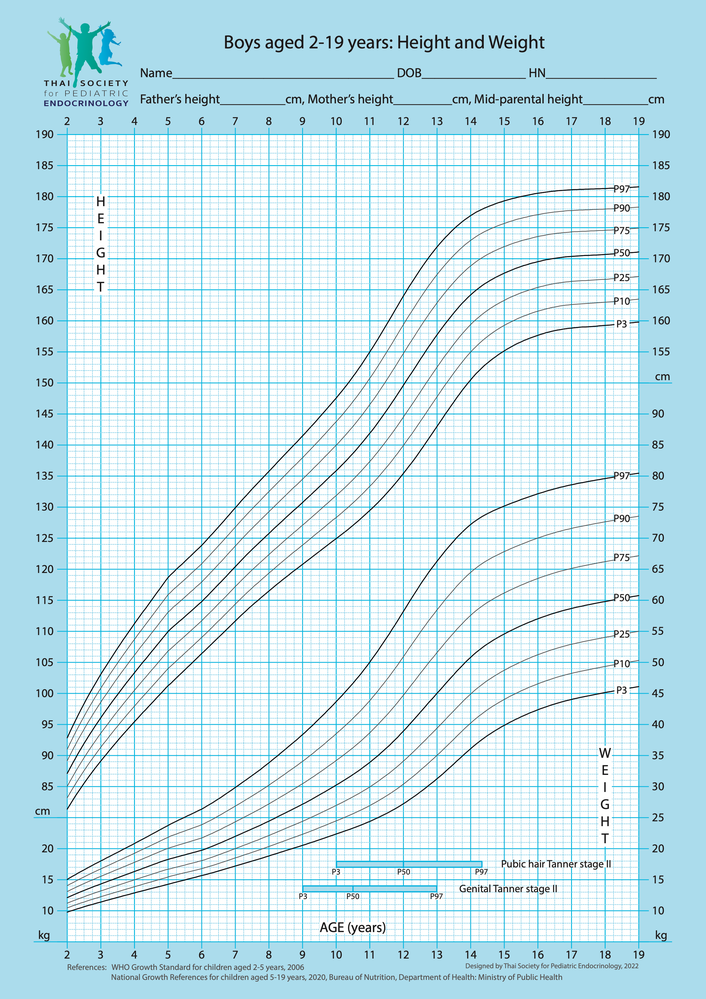
#> input picture Weight-and-height_Boys_2-19-years.png, 706 x 999 px, shrunk from 2481 x 3508 before the run
$ python magnetic_curve_tracer.py
#> lines starting #> are read from the running program, lines starting #| are printed output that depends on the picture
#!/usr/bin/env python3
"""
Magnetic curve tracer - intelligently follows black curves as you drag.
Simple and fast, like magnetic lasso in Photoshop.
"""

import cv2
import numpy as np
import matplotlib.pyplot as plt
from matplotlib.widgets import Button
import json
from pathlib import Path


class MagneticCurveTracer:
    """Magnetic curve tracing tool that sticks to black lines."""

    def __init__(self, image_path="Weight-and-height_Boys_2-19-years.png"):
        """Initialize the magnetic tracer.

        Args:
            image_path (str): Path to the image file
        """
        self.image_path = image_path

        # Generate chart name and save filename from image path
        self.chart_name = self.generate_chart_name(image_path)
        self.save_filename = self.generate_save_filename(image_path)

        self.original_image = None
        self.gray_image = None
        self.curves = []
        self.current_curve = []
        self.tracing = False
        self.last_point = None
        self.magnetic_strength = 15  # How far to search for black pixels
        self.fig = None
        self.ax = None
        self.zoom_factor = 1.0
        self.pan_x = 0
        self.pan_y = 0
        self.panning = False
        self.pan_start = None
        self.cmd_key_pressed = False
        self.pan_mode = False  # Toggle for pan mode
        self.eraser_mode = False  # Toggle for eraser mode
        self.partial_eraser_mode = False  # Toggle for partial eraser mode
        self.edit_mode = False  # Toggle for curve editing mode
        self.line_tool_mode = False  # Toggle for line tool mode
        self.selected_curve_idx = None  # Currently selected curve for editing
        self.line_start_point = None  # Start point for line tool
        self.line_end_point = None  # End point for line tool
        self.line_control_point = None  # Control point for curve adjustment
        self.dragging_control = False  # Whether we're dragging the control point
        self.last_update_time = 0  # For throttling updates

        # Load image
        self.load_image()
        self.setup_gui()

    def load_image(self):
        """Load and prepare the image."""
        # Load image
        img = cv2.imread(self.image_path)
#> img is the input picture: shape (999, 706, 3); mean B, G, R 239.4, 231.2, 203
        if img is None:
            raise ValueError(f"Could not load image from {self.image_path}")

        # Convert BGR to RGB
        self.original_image = cv2.cvtColor(img, cv2.COLOR_BGR2RGB)

        # Convert to grayscale for processing
        self.gray_image = cv2.cvtColor(img, cv2.COLOR_BGR2GRAY)
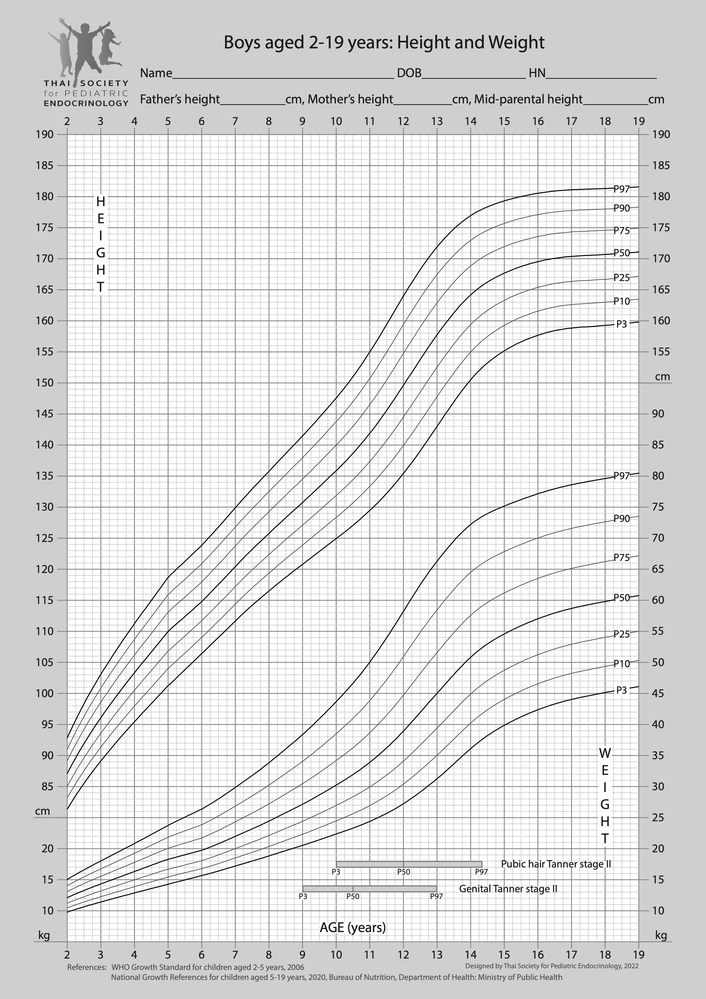
#> self.gray_image: shape (999, 706); min 0, max 255, mean 223.7

        print(f"Loaded image: {self.original_image.shape}")
#| Loaded image: (999, 706, 3)

    def setup_gui(self):
        """Set up the GUI for magnetic tracing."""
        self.fig, self.ax = plt.subplots(1, 1, figsize=(16, 20))

        # Display image
        self.im_display = self.ax.imshow(self.original_image)
        self.ax.set_title(f'Magnetic Curve Tracer: {self.chart_name}')
        self.ax.axis('off')

        # Add buttons - Row 1
        ax_new_curve = plt.axes([0.02, 0.95, 0.06, 0.04])
        ax_finish_curve = plt.axes([0.09, 0.95, 0.06, 0.04])
        ax_delete_last = plt.axes([0.16, 0.95, 0.06, 0.04])
        ax_clear_all = plt.axes([0.23, 0.95, 0.06, 0.04])
        ax_save = plt.axes([0.30, 0.95, 0.06, 0.04])
        ax_load = plt.axes([0.37, 0.95, 0.06, 0.04])
        ax_weak_mag = plt.axes([0.44, 0.95, 0.06, 0.04])
        ax_strong_mag = plt.axes([0.51, 0.95, 0.06, 0.04])
        ax_undo = plt.axes([0.58, 0.95, 0.06, 0.04])
        ax_zoom_in = plt.axes([0.65, 0.95, 0.06, 0.04])
        ax_zoom_out = plt.axes([0.72, 0.95, 0.06, 0.04])
        ax_zoom_fit = plt.axes([0.79, 0.95, 0.06, 0.04])
        ax_pan_mode = plt.axes([0.86, 0.95, 0.06, 0.04])
        ax_eraser = plt.axes([0.93, 0.95, 0.06, 0.04])

        # Add buttons - Row 2 (for new editing tools)
        ax_partial_eraser = plt.axes([0.02, 0.90, 0.06, 0.04])
        ax_edit_mode = plt.axes([0.09, 0.90, 0.06, 0.04])
        ax_line_tool = plt.axes([0.16, 0.90, 0.06, 0.04])

        self.btn_new_curve = Button(ax_new_curve, 'New')
        self.btn_finish_curve = Button(ax_finish_curve, 'Finish')
        self.btn_delete_last = Button(ax_delete_last, 'Delete')
        self.btn_clear_all = Button(ax_clear_all, 'Clear All')
        self.btn_save = Button(ax_save, 'Save')
        self.btn_load = Button(ax_load, 'Load')
        self.btn_weak_mag = Button(ax_weak_mag, 'Weak Mag')
        self.btn_strong_mag = Button(ax_strong_mag, 'Strong Mag')
        self.btn_undo = Button(ax_undo, 'Undo')
        self.btn_zoom_in = Button(ax_zoom_in, 'Zoom +')
        self.btn_zoom_out = Button(ax_zoom_out, 'Zoom -')
        self.btn_zoom_fit = Button(ax_zoom_fit, 'Fit')
        self.btn_pan_mode = Button(ax_pan_mode, 'Pan')
        self.btn_eraser = Button(ax_eraser, 'Eraser')

        # New editing tool buttons
        self.btn_partial_eraser = Button(ax_partial_eraser, 'PartErase')
        self.btn_edit_mode = Button(ax_edit_mode, 'Edit')
        self.btn_line_tool = Button(ax_line_tool, 'Line Tool')

        # Connect button events
        self.btn_new_curve.on_clicked(self.start_new_curve)
        self.btn_finish_curve.on_clicked(self.finish_current_curve)
        self.btn_delete_last.on_clicked(self.delete_last_points)
        self.btn_clear_all.on_clicked(self.clear_all_curves)
        self.btn_save.on_clicked(self.save_curves)
        self.btn_load.on_clicked(self.load_curves)
        self.btn_weak_mag.on_clicked(lambda x: self.set_magnetic_strength(8))
        self.btn_strong_mag.on_clicked(lambda x: self.set_magnetic_strength(25))
        self.btn_undo.on_clicked(self.undo_last_curve)
        self.btn_zoom_in.on_clicked(self.zoom_in)
        self.btn_zoom_out.on_clicked(self.zoom_out)
        self.btn_zoom_fit.on_clicked(self.zoom_fit)
        self.btn_pan_mode.on_clicked(self.toggle_pan_mode)
        self.btn_eraser.on_clicked(self.toggle_eraser_mode)

        # Connect new editing tool events
        self.btn_partial_eraser.on_clicked(self.toggle_partial_eraser_mode)
        self.btn_edit_mode.on_clicked(self.toggle_edit_mode)
        self.btn_line_tool.on_clicked(self.toggle_line_tool_mode)

        # Connect mouse events
        self.fig.canvas.mpl_connect('button_press_event', self.on_press)
        self.fig.canvas.mpl_connect('button_release_event', self.on_release)
        self.fig.canvas.mpl_connect('motion_notify_event', self.on_motion)
        self.fig.canvas.mpl_connect('scroll_event', self.on_scroll)
        self.fig.canvas.mpl_connect('key_press_event', self.on_key_press)
        self.fig.canvas.mpl_connect('key_release_event', self.on_key_release)

        # Status text
        self.status_text = self.fig.text(0.02, 0.02,
                                        f'Curves: {len(self.curves)} | Current: {len(self.current_curve)} | Magnetic: {self.magnetic_strength}px | Zoom: {self.zoom_factor:.1f}x | Target: 14',
                                        fontsize=12, bbox=dict(boxstyle="round,pad=0.3", facecolor="lightgreen"))

        self.update_display()

    def generate_chart_name(self, image_path):
        """Generate a readable chart name from the image path."""
        # Extract filename without extension
        filename = Path(image_path).stem

        # Clean up the filename for display
        chart_name = filename.replace('-', ' ').replace('_', ' ')

        return chart_name

    def generate_save_filename(self, image_path):
        """Generate the JSON save filename from the image path."""
        # Extract filename without extension
        filename = Path(image_path).stem

        # Convert to lowercase and replace spaces/dashes with underscores
        save_name = filename.lower().replace(' ', '_').replace('-', '_')

        return f"{save_name}_curves.json"

    # [307 lines left out: functions set_magnetic_strength, on_press, on_release, on_motion, on_key_press, on_key_release and 8 more, not called in this run]

    def update_display(self):
        """Update the display with current curves, zoom, and pan."""
        # Reset to original image
        display_image = self.original_image.copy()

        # Draw completed curves
        colors = plt.cm.tab20(np.linspace(0, 1, max(len(self.curves), 1)))

        for i, curve in enumerate(self.curves):
            color = (int(colors[i][0]*255), int(colors[i][1]*255), int(colors[i][2]*255))

            # Highlight selected curve in edit mode
            line_thickness = 5 if (self.edit_mode and i == self.selected_curve_idx) else 3

            # Draw curve line
            for j in range(len(curve) - 1):
                cv2.line(display_image,
                        tuple(curve[j]),
                        tuple(curve[j+1]),
                        color, line_thickness)

            # Draw curve number
            if len(curve) > 0:
                mid_idx = len(curve) // 2
                cv2.putText(display_image, str(i+1),
                           tuple(curve[mid_idx]),
                           cv2.FONT_HERSHEY_SIMPLEX, 1,
                           (255, 255, 255), 3)
                cv2.putText(display_image, str(i+1),
                           tuple(curve[mid_idx]),
                           cv2.FONT_HERSHEY_SIMPLEX, 1,
                           color, 2)

        # Draw current curve being traced (in red)
        if len(self.current_curve) > 1:
            for j in range(len(self.current_curve) - 1):
                cv2.line(display_image,
                        tuple(self.current_curve[j]),
                        tuple(self.current_curve[j+1]),
                        (255, 0, 0), 2)

        # Draw current curve points
        for point in self.current_curve:
            cv2.circle(display_image, tuple(point), 2, (255, 0, 0), -1)

        # Draw line tool visualization
        if self.line_tool_mode:
            if self.line_start_point:
                # Draw start point
                cv2.circle(display_image, tuple(self.line_start_point), 8, (0, 255, 0), -1)
                cv2.putText(display_image, 'A',
                           (self.line_start_point[0] + 10, self.line_start_point[1] - 10),
                           cv2.FONT_HERSHEY_SIMPLEX, 0.7, (0, 255, 0), 2)

            if self.line_end_point:
                # Draw end point
                cv2.circle(display_image, tuple(self.line_end_point), 8, (0, 255, 0), -1)
                cv2.putText(display_image, 'B',
                           (self.line_end_point[0] + 10, self.line_end_point[1] - 10),
                           cv2.FONT_HERSHEY_SIMPLEX, 0.7, (0, 255, 0), 2)

            if self.line_control_point and self.line_start_point and self.line_end_point:
                # Draw control point
                cv2.circle(display_image, tuple(self.line_control_point), 10, (255, 0, 255), -1)
                cv2.circle(display_image, tuple(self.line_control_point), 12, (255, 255, 255), 2)

                # Draw control lines
                cv2.line(display_image, tuple(self.line_start_point), tuple(self.line_control_point), (200, 200, 200), 1)
                cv2.line(display_image, tuple(self.line_control_point), tuple(self.line_end_point), (200, 200, 200), 1)

                # Draw preview curve
                preview_curve = self.generate_curve_from_line_tool()
                if len(preview_curve) > 1:
                    for j in range(len(preview_curve) - 1):
                        cv2.line(display_image,
                                tuple(preview_curve[j]),
                                tuple(preview_curve[j+1]),
                                (255, 0, 255), 2)

        # Update display with zoom and pan
        self.im_display.set_array(display_image)

        # Calculate view limits based on zoom and pan
        h, w = display_image.shape[:2]
#> h = 999; w = 706

        # Calculate zoomed view size
        view_w = w / self.zoom_factor
#> view_w = 706
        view_h = h / self.zoom_factor
#> view_h = 999

        # Calculate center point with pan offset
        center_x = w/2 + self.pan_x
#> center_x = 353
        center_y = h/2 + self.pan_y
#> center_y = 499.5

        # Calculate view bounds
        x_min = center_x - view_w/2
#> x_min = 0
        x_max = center_x + view_w/2
#> x_max = 706
        y_min = center_y - view_h/2
#> y_min = 0
        y_max = center_y + view_h/2
#> y_max = 999

        # Apply zoom/pan to axes (note: y is inverted for image coordinates)
        self.ax.set_xlim(x_min, x_max)
        self.ax.set_ylim(y_max, y_min)  # Inverted for image coordinates

        self.update_status()

        # Use blit for faster updates during panning/zooming
        if hasattr(self, '_background'):
            self.fig.canvas.restore_region(self._background)

        self.fig.canvas.draw_idle()  # Use draw_idle instead of draw for better performance

    def update_status(self):
        """Update the status text."""
        status_color = "lightgreen" if len(self.curves) == 14 else "lightyellow"
        zoom_percent = int(self.zoom_factor * 100)

        # Add mode indicator
        mode_text = ""
        if self.line_tool_mode:
            mode_text = " | Mode: LINE TOOL 📐"
            status_color = "plum"
        elif self.edit_mode:
            mode_text = " | Mode: EDIT ✏️"
            if self.selected_curve_idx is not None:
                mode_text += f" (Curve #{self.selected_curve_idx + 1})"
            status_color = "lightblue"
        elif self.partial_eraser_mode:
            mode_text = " | Mode: PARTIAL ERASE ✂️"
            status_color = "orange"
        elif self.eraser_mode:
            mode_text = " | Mode: ERASER 🗑️"
            status_color = "lightcoral"
        elif self.pan_mode:
            mode_text = " | Mode: PAN ✋"
            status_color = "lightblue"
        else:
            mode_text = " | Mode: TRACE ✏️"

        self.status_text.set_text(
            f'Curves: {len(self.curves)} | Current: {len(self.current_curve)} | Magnetic: {self.magnetic_strength}px | Zoom: {zoom_percent}%{mode_text} | Target: 14'
        )
        self.status_text.set_bbox(dict(boxstyle="round,pad=0.3", facecolor=status_color))

    # [44 lines left out: functions save_curves, load_curves, not called in this run]

    def run(self):
        """Start the magnetic tracing session."""
        print("\n" + "🧲" + "="*70)
        print("MAGNETIC CURVE TRACER")
        print("="*70 + "🧲")
        print(f"📊 Chart: {self.chart_name}")
        print(f"💾 Saves to: {self.save_filename}")
        print("="*70)
        print("Instructions:")
        print("1. Click 'New' to start a new curve")
        print("2. CLICK AND DRAG along a curve - it will snap to black lines!")
        print("3. Release mouse when done with that segment")
        print("4. Continue clicking and dragging to extend the curve")
        print("5. Click 'Finish' when the curve is complete")
        print("6. Repeat for all percentile curves")
        print()
        print("🧲 Magnetic Controls:")
        print("• 'Weak Mag' = Less magnetic attraction (more freedom)")
        print("• 'Strong Mag' = Strong magnetic attraction (sticks tight)")
        print("• 'Delete' = Remove last few points if you make a mistake")
        print("• 'Undo' = Remove the last completed curve")
        print()
        print("�️ Eraser Tool:")
        print("• 'Eraser' button = Toggle eraser mode")
        print("• In eraser mode: Click on any curve to delete it")
        print("• Status bar shows current mode (TRACE/PAN/ERASER)")
        print()
        print("�🔍 Zoom Controls:")
        print("• 'Zoom +' = Zoom in for more precision")
        print("• 'Zoom -' = Zoom out for overview")
        print("• 'Fit' = Reset zoom to show entire image")
        print("• Mouse wheel = Quick zoom in/out")
        print("• 'Pan' button = Toggle pan mode (click to pan instead of trace)")
        print("• Command + click and drag = Pan around zoomed image")
        print("• Right-click and drag = Pan around zoomed image")
        print()
        print("🎯 Goal: Trace all percentile curves")
        print("The cursor will automatically snap to nearby black lines!")
        print(f"💾 Your progress saves to: {self.save_filename}")
        print("="*70)

        plt.show()

        return self.curves

    # [356 lines left out: functions zoom_in, zoom_out, zoom_fit, on_scroll, clamp_pan_to_bounds, toggle_pan_mode and 11 more, not called in this run]


if __name__ == "__main__":
    import sys

    # Get image path from command line argument or use default
    if len(sys.argv) > 1:
        image_path = sys.argv[1]
    else:
        image_path = "Weight-and-height_Boys_2-19-years.png"

    print(f"🚀 Starting Magnetic Curve Tracer for: {image_path}")

    tracer = MagneticCurveTracer(image_path)
    curves = tracer.run()

    print(f"\n🎉 Final result: {len(curves)} curves traced")
    print(f"💾 Saved to: {tracer.save_filename}")
    for i, curve in enumerate(curves):
        print(f"   Curve {i+1}: {len(curve)} points")

$ run again, with Thai Growth Chart Girls 2-19 Years.png copied over Weight-and-height_Boys_2-19-years.png
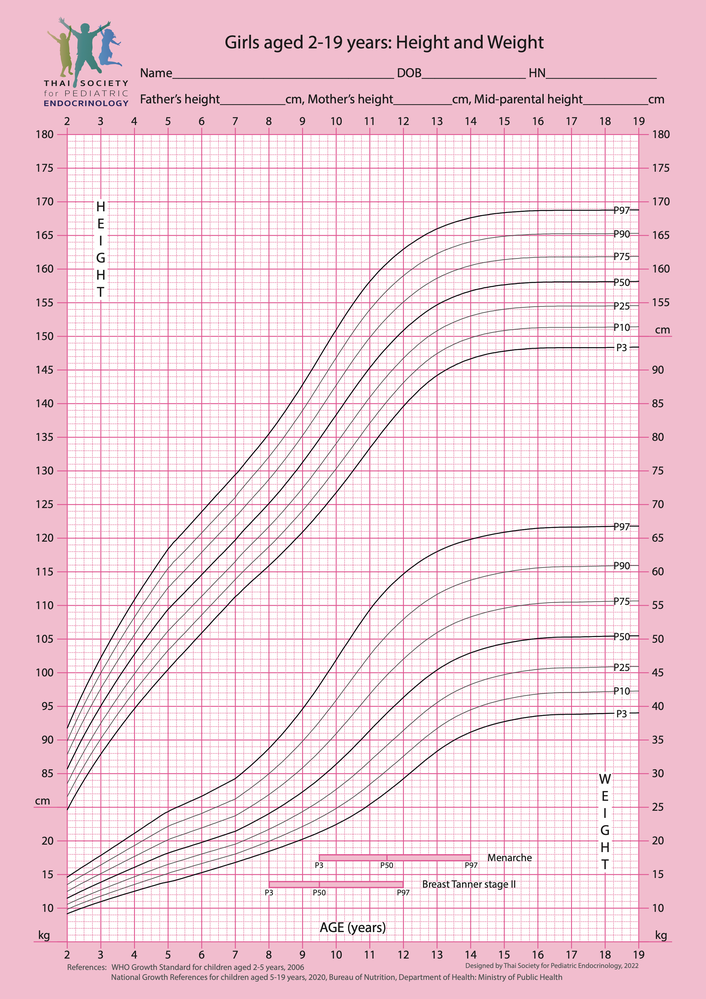
#> input picture Thai Growth Chart Girls 2-19 Years.png, 706 x 999 px, shrunk from 2481 x 3508 before the run
#> in load_image, img is the input picture: shape (999, 706, 3); mean B, G, R 223.1, 213.4, 241.5
#> in load_image, `self.gray_image = cv2.cvtColor(img, cv2.COLOR_BGR2GRAY)`:
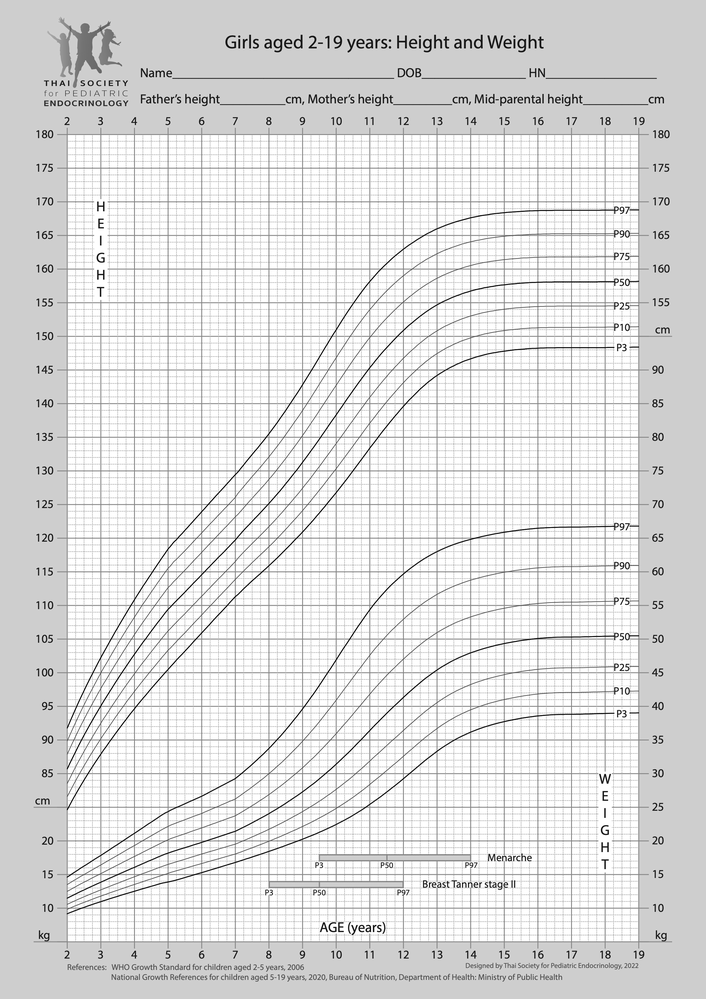
#> self.gray_image: shape (999, 706); min 0, max 255, mean 222.8
#| Loaded image: (999, 706, 3)
